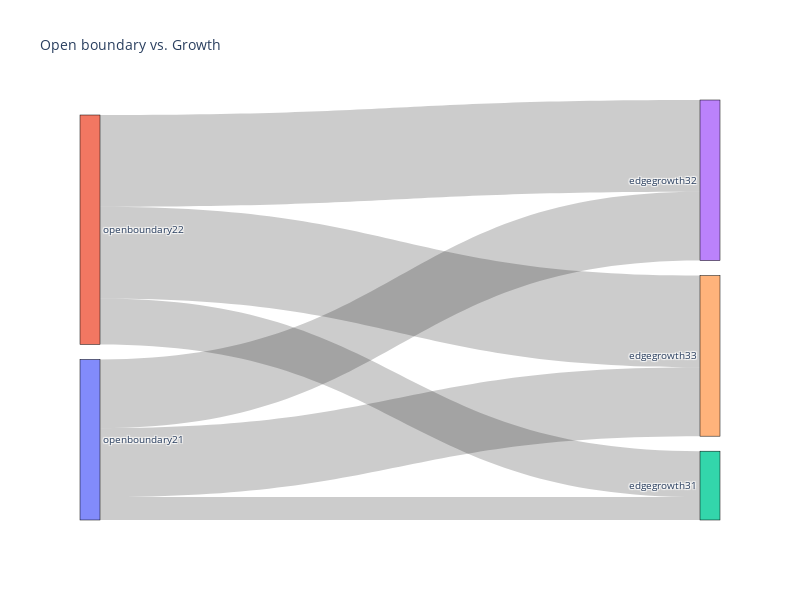

The code cell stored with this chart in its notebook:
### Code cell
labels =list( df2.index)
columns = list(df2.columns)
node_labels = labels + columns

color_list = ['blue', 'green', 'orange', 'purple', 'red','yellow','black','brown','pink']

input_colors={}
for l,c in zip(node_labels,color_list):
    input_colors[l]=c

# Prepare data for Plotly Sankey Diagram
link_source = []
link_target = []
link_value = []
link_color=[]

for i, row_label in enumerate(labels):
    # input_color = input_colors[row_label]
    # input_color='blue'

    for j, col_label in enumerate(columns):
        count = df2.loc[row_label, col_label]
        link_source.append(i)
        link_target.append(len(labels) + j)
        link_value.append(count)
        # link_color.append(input_color)


# Create the Plotly Sankey Diagram
fig = go.Figure(data=[go.Sankey(
    node=dict(
        pad=15,
        thickness=20,
        line=dict(color="black", width=0.5),
        label=node_labels,
        # color=link_color,
    ),
    link=dict(
        source=link_source,
        target=link_target,
        value=link_value,
        # color=link_color
    )
)])

# Customize the plot layout
fig.update_layout(
    title_text="Open boundary vs. Growth",
    font_size=10,
    width=800,
    height=600,
)

# Show the plot
fig.show()

### Figure 1 — Plotly figure (JSON) as saved in the notebook; plotly's stock layout.template omitted (floating-point values rounded to 4 significant figures)
{"data": [{"link": {"source": [0, 0, 0, 1, 1, 1], "target": [2, 3, 4, 2, 3, 4], "value": [1, 3, 3, 2, 4, 4]}, "node": {"label": ["openboundary21", "openboundary22", "edgegrowth31", "edgegrowth32", "edgegrowth33"], "line": {"color": "black", "width": 0.5}, "pad": 15, "thickness": 20}, "type": "sankey"}], "layout": {"font": {"size": 10}, "height": 600, "title": {"text": "Open boundary vs. Growth"}, "width": 800}}
